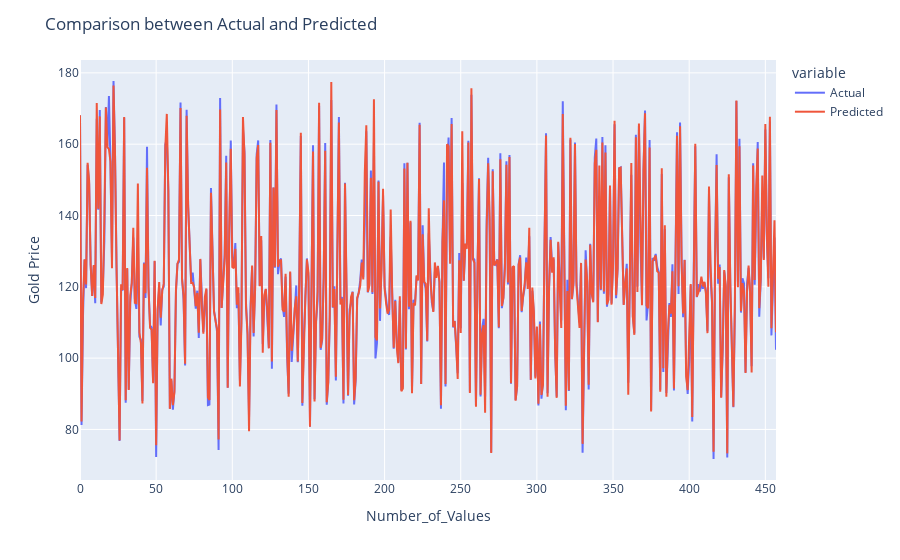

The notebook cell saved with this chart:
### Markdown cell above
Now we are going to plot this DataFrame containing two columns named Actual and Predicted using plotly.

### Code cell
fig = px.line(comparison, x = 'Number_of_Values', y = ['Actual','Predicted'])

fig.update_layout(yaxis_title='Gold Price',
    title='Comparison between Actual and Predicted')

#fig.update_traces(name)
iplot(fig)
#animation_frame = 'Date', range_x =['1/2/2008','5/16/2018'], range_y = [50,200]

### Figure 1 — Plotly figure (JSON) as saved in the notebook; plotly's stock layout.template omitted (floating-point values rounded to 4 significant figures; data arrays with more than 128 entries replaced by an {"elided": "..."} marker saying what was removed)
{"data": [{"hovertemplate": "variable=Actual<br>Number_of_Values=%{x}<br>value=%{y}<extra></extra>", "legendgroup": "Actual", "line": {"color": "#636efa", "dash": "solid"}, "marker": {"symbol": "circle"}, "mode": "lines", "name": "Actual", "orientation": "v", "showlegend": true, "type": "scatter", "x": {"elided": "458 int values"}, "xaxis": "x", "y": {"elided": "458 float values"}, "yaxis": "y"}, {"hovertemplate": "variable=Predicted<br>Number_of_Values=%{x}<br>value=%{y}<extra></extra>", "legendgroup": "Predicted", "line": {"color": "#EF553B", "dash": "solid"}, "marker": {"symbol": "circle"}, "mode": "lines", "name": "Predicted", "orientation": "v", "showlegend": true, "type": "scatter", "x": {"elided": "458 int values"}, "xaxis": "x", "y": {"elided": "458 float values"}, "yaxis": "y"}], "layout": {"legend": {"title": {"text": "variable"}, "tracegroupgap": 0}, "margin": {"t": 60}, "title": {"text": "Comparison between Actual and Predicted"}, "xaxis": {"anchor": "y", "domain": [0, 1], "title": {"text": "Number_of_Values"}}, "yaxis": {"anchor": "x", "domain": [0, 1], "title": {"text": "Gold Price"}}}}
